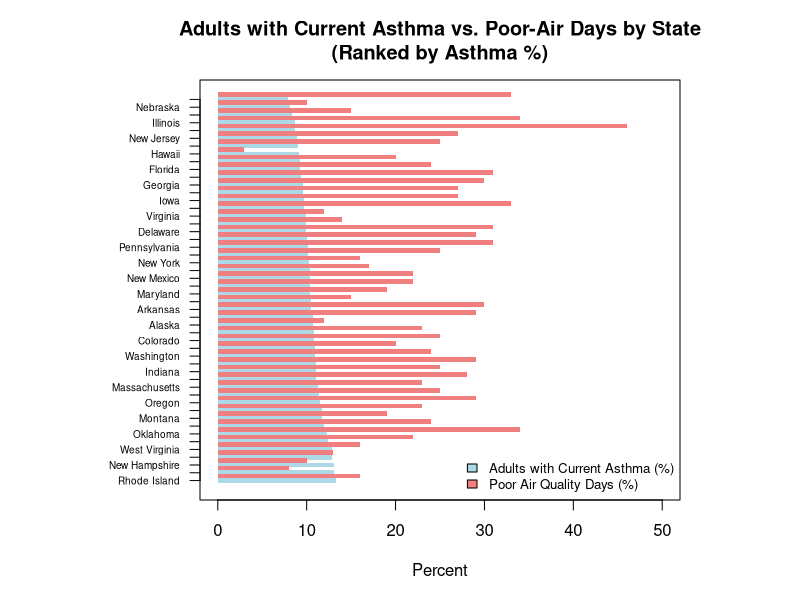
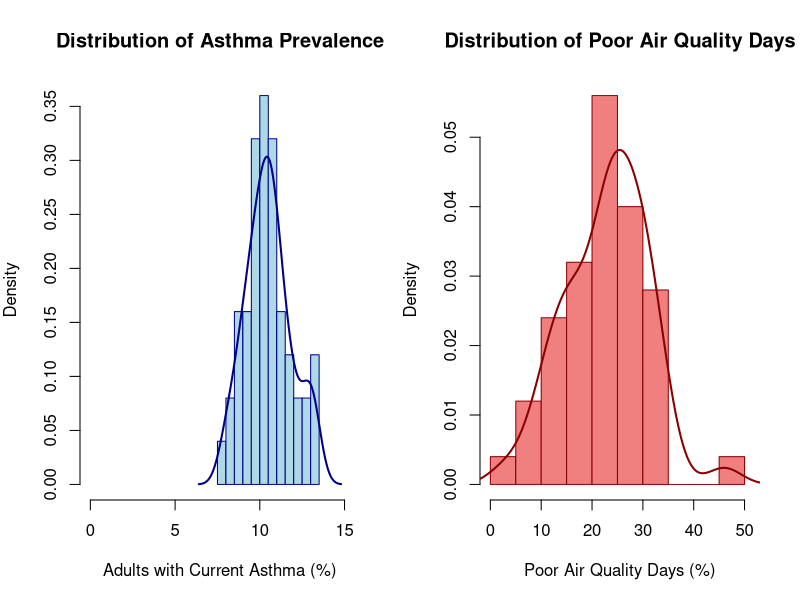
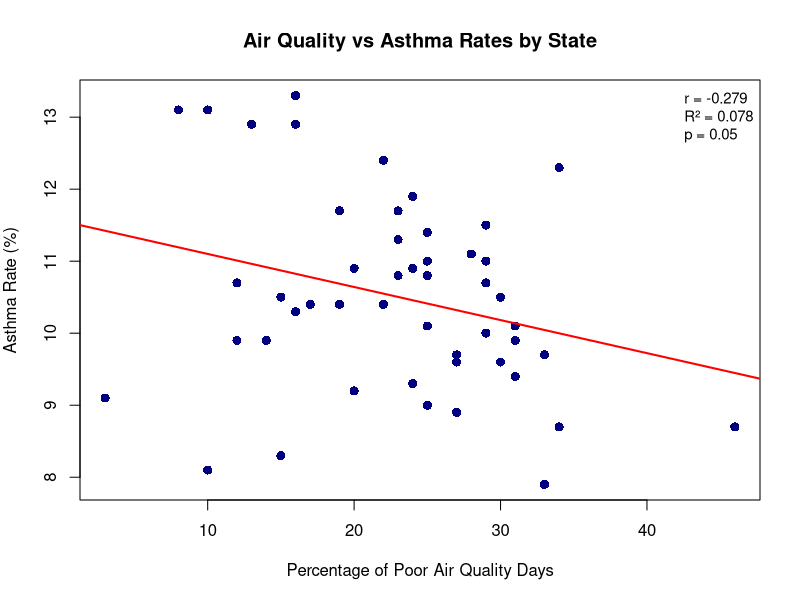

These charts were generated, in order, by the following R code:
## ---- chunk 1
knitr::opts_chunk$set(echo = TRUE)
## ---- chunk 2
# Load the data
air_data <- data.frame(
  State = c("Alabama", "Alaska", "Arizona", "Arkansas", "California", "Colorado", "Connecticut", "Delaware", "Florida", "Georgia", "Hawaii", "Idaho", "Illinois", "Indiana", "Iowa", "Kansas", "Kentucky", "Louisiana", "Maine", "Maryland", "Massachusetts", "Michigan", "Minnesota", "Mississippi", "Missouri", "Montana", "Nebraska", "Nevada", "New Hampshire", "New Jersey", "New Mexico", "New York", "North Carolina", "North Dakota", "Ohio", "Oklahoma", "Oregon", "Pennsylvania", "Rhode Island", "South Carolina", "South Dakota", "Tennessee", "Texas", "Utah", "Vermont", "Virginia", "Washington", "West Virginia", "Wisconsin", "Wyoming"),
  Poor_Air = c(0.27, 0.12, 0.33, 0.3, 0.46, 0.25, 0.22, 0.31, 0.24, 0.3, 0.03, 0.28, 0.34, 0.25, 0.27, 0.29, 0.23, 0.29, 0.08, 0.19, 0.23, 0.24, 0.14, 0.31, 0.22, 0.19, 0.1, 0.25, 0.1, 0.27, 0.22, 0.16, 0.2, 0.17, 0.25, 0.34, 0.29, 0.31, 0.16, 0.25, 0.15, 0.23, 0.33, 0.29, 0.13, 0.12, 0.24, 0.16, 0.2, 0.15),
  Asthma = c(9.6, 10.7, 9.7, 10.5, 8.7, 10.8, 12.4, 9.9, 9.3, 9.6, 9.1, 11.1, 8.7, 11, 9.7, 10.7, 10.8, 10, 13.1, 10.4, 11.3, 11.9, 9.9, 9.4, 10.4, 11.7, 8.1, 10.1, 13.1, 8.9, 10.4, 10.3, 9.2, 10.4, 11.4, 12.3, 11.5, 10.1, 13.3, 9, 8.3, 11.7, 7.9, 11, 12.9, 9.9, 10.9, 12.9, 10.9, 10.5)
)
## ---- chunk 3
# Use the existing air_data from our environment
# Convert to appropriate format and calculate percentages
df <- data.frame(
  State = air_data$State,
  asthma_pct = air_data$Asthma,
  poor_air_pct = air_data$Poor_Air * 100  # Convert proportion to percentage
)

# Sort by asthma percentage (descending)
df <- df[order(-df$asthma_pct), ]

# Set up plotting parameters
par(mar = c(5, 10, 4, 6))  # Adjust margins for state names
y_pos <- 1:nrow(df)  # Y positions for bars

# Create empty plot
plot(0, 0, type = "n", 
     xlim = c(0, 50), 
     ylim = c(0.5, nrow(df) + 0.5),
     xlab = "Percent", 
     ylab = "",
     main = "Adults with Current Asthma vs. Poor-Air Days by State\n(Ranked by Asthma %)",
     yaxt = "n")  # No default y-axis

# Add asthma bars (blue)
barplot_height <- df$asthma_pct
rect(xleft = 0, ybottom = y_pos - 0.3, 
     xright = barplot_height, ytop = y_pos + 0.3,
     col = "lightblue", border = NA)

# Add air quality bars (red) - offset slightly
barplot_height_air <- df$poor_air_pct
rect(xleft = 0, ybottom = y_pos - 0.3 + 0.6, 
     xright = barplot_height_air, ytop = y_pos + 0.3 + 0.6,
     col = "lightcoral", border = NA)

# Add state names
axis(2, at = y_pos, labels = df$State, las = 1, cex.axis = 0.6)

# Add legend
legend("bottomright", 
       legend = c("Adults with Current Asthma (%)", "Poor Air Quality Days (%)"),
       fill = c("lightblue", "lightcoral"),
       cex = 0.8,
       bty = "n")
# This code was edited by prompts I gave to ChatGTP
## ---- chunk 4
# Set up side-by-side plots
par(mfrow = c(1, 2), mar = c(5, 4, 4, 2))

# Histogram with density curve for Asthma
hist(df$asthma_pct, 
     breaks = 15,
     main = "Distribution of Asthma Prevalence",
     xlab = "Adults with Current Asthma (%)",
     ylab = "Density",
     col = "lightblue",
     border = "darkblue",
     freq = FALSE,
     xlim = c(0, max(df$asthma_pct) + 2))

# Add density curve
lines(density(df$asthma_pct), col = "darkblue", lwd = 2)


# Histogram with density curve for Poor Air Quality
hist(df$poor_air_pct, 
     breaks = 15,
     main = "Distribution of Poor Air Quality Days",
     xlab = "Poor Air Quality Days (%)",
     ylab = "Density",
     col = "lightcoral",
     border = "darkred",
     freq = FALSE,
     xlim = c(0, max(df$poor_air_pct) + 5))

# Add density curve
lines(density(df$poor_air_pct), col = "darkred", lwd = 2)


# Reset plotting parameters
par(mfrow = c(1, 1))

# This code was edited by prompts I gave to ChatGTP
## ---- chunk 5
# Shapiro-Wilk tests for normality
shapiro_poor_air <- shapiro.test(air_data$Poor_Air)
shapiro_asthma <- shapiro.test(air_data$Asthma)

# Create results table
normality_tests <- data.frame(
  Variable = c("Poor Air Quality Days", "Asthma Rate"),
  Statistic_W = c(round(shapiro_poor_air$statistic, 4), 
                  round(shapiro_asthma$statistic, 4)),
  P_Value = c(ifelse(shapiro_poor_air$p.value < 0.001, "< 0.001", 
                     round(shapiro_poor_air$p.value, 4)),
              ifelse(shapiro_asthma$p.value < 0.001, "< 0.001", 
                     round(shapiro_asthma$p.value, 4))),
  Normal_Distribution = c(ifelse(shapiro_poor_air$p.value > 0.05, "Yes", "No"),
                          ifelse(shapiro_asthma$p.value > 0.05, "Yes", "No"))
)

# Display results
knitr::kable(normality_tests, caption = "Shapiro-Wilk Normality Tests")

# This code was edited by prompts I gave to ChatGTP
## ---- chunk 6
## 1st Analysis: Linear Regression - Air Quality vs Asthma Rates

# Convert Poor_Air from proportion to percentage
air_data$Poor_Air_Percent <- air_data$Poor_Air * 100

# Scatter plot with regression line
plot(air_data$Poor_Air_Percent, air_data$Asthma,
     xlab = "Percentage of Poor Air Quality Days",
     ylab = "Asthma Rate (%)",
     main = "Air Quality vs Asthma Rates by State",
     pch = 16, col = "navyblue", cex = 1.2)

# Add regression line
model <- lm(Asthma ~ Poor_Air_Percent, data = air_data)
abline(model, col = "red", lwd = 2)

# Calculate statistics
correlation <- cor(air_data$Poor_Air_Percent, air_data$Asthma)
r_squared <- summary(model)$r.squared
p_value <- summary(model)$coefficients[2,4]

# Create comprehensive results table
regression_stats <- data.frame(
  Statistic = c("Correlation Coefficient", "R-squared", "Adjusted R-squared", 
                "Overall Model p-value", "Regression p-value", "Observations"),
  Value = c(round(correlation, 3),
            round(r_squared, 3),
            round(summary(model)$adj.r.squared, 3),
            round(pf(summary(model)$fstatistic[1], summary(model)$fstatistic[2], 
                     summary(model)$fstatistic[3], lower.tail = FALSE), 4),
            round(p_value, 4),
            nrow(air_data))
)


# Create coefficients table
coefficients_table <- data.frame(
  Term = c("Intercept", "Poor Air Quality (%)"),
  Estimate = c(round(coef(model)[1], 3), round(coef(model)[2], 3)),
  Std_Error = c(round(summary(model)$coefficients[1,2], 3), 
                round(summary(model)$coefficients[2,2], 3)),
  t_value = c(round(summary(model)$coefficients[1,3], 3), 
              round(summary(model)$coefficients[2,3], 3)),
  p_value = c(round(summary(model)$coefficients[1,4], 4), 
              round(summary(model)$coefficients[2,4], 4))
)


# Add clean statistics to plot
legend("topright", 
       legend = c(paste("r =", round(correlation, 3)),
                  paste("R² =", round(r_squared, 3)),
                  paste("p =", ifelse(p_value < 0.001, "< 0.001", round(p_value, 3)))),
       bty = "n", cex = 0.9)

# This code was edited by prompts I gave to ChatGTP
## ---- chunk 7

## Pearson Correlation Analysis

# Calculate Pearson correlation
cor_test <- cor.test(air_data$Poor_Air, air_data$Asthma, method = "pearson")

# Create correlation results table
correlation_table <- data.frame(
  Statistic = c("Pearson Correlation Coefficient", 
                "95% Confidence Interval Lower",
                "95% Confidence Interval Upper",
                "t-statistic",
                "Degrees of Freedom",
                "p-value",
                "Sample Size"),
  Value = c(round(cor_test$estimate, 3),
            round(cor_test$conf.int[1], 3),
            round(cor_test$conf.int[2], 3),
            round(cor_test$statistic, 3),
            cor_test$parameter,
            ifelse(cor_test$p.value < 0.001, "< 0.001", round(cor_test$p.value, 4)),
            nrow(air_data))
)

# Display correlation results
knitr::kable(correlation_table, caption = "Pearson Correlation Analysis")

# This code was edited by prompts I gave to ChatGTP
